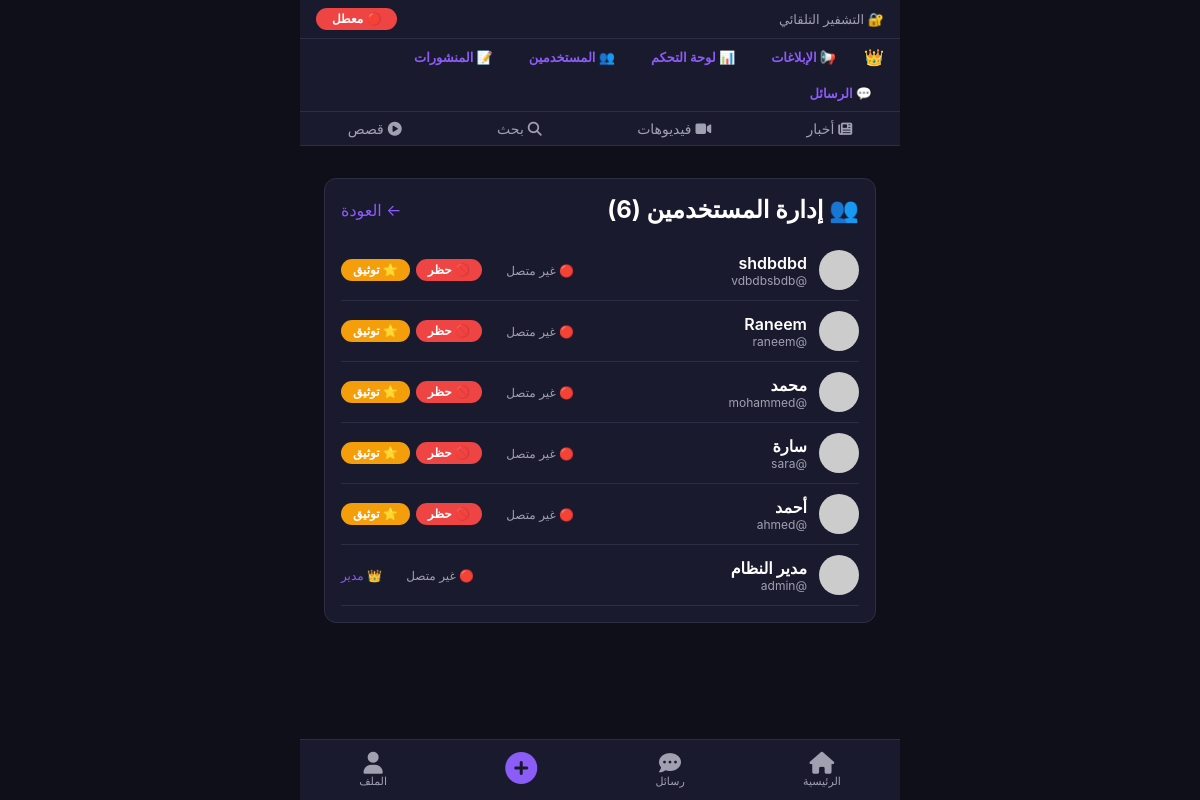
Page /admin/users (signed in) on the committed database.
### models.py (models this page shows, shortened)
class User(UserMixin, db.Model):
    __tablename__ = 'users'
    id = db.Column(db.Integer, primary_key=True)
    is_super_admin = db.Column(db.Boolean, default=False)  # ✅ حساب المدير الرئيسي
    username = db.Column(db.String(80), unique=True, nullable=False)
    email = db.Column(db.String(120), unique=True, nullable=False)
    password = db.Column(db.String(200), nullable=False)
    full_name = db.Column(db.String(100), nullable=False)
    avatar = db.Column(db.String(200), default='https://i.pravatar.cc/150?img=1')
    online = db.Column(db.Boolean, default=False)
    is_admin = db.Column(db.Boolean, default=False)
    is_banned = db.Column(db.Boolean, default=False)
    verified = db.Column(db.Boolean, default=False)
    reset_token = db.Column(db.String(100), nullable=True)
    reset_token_expiry = db.Column(db.DateTime, nullable=True)
    encryption_enabled = db.Column(db.Boolean, default=False)
    created_at = db.Column(db.DateTime, default=datetime.utcnow)
    posts = db.relationship('Post', backref='author', lazy=True)

### routes/admin.py (the view)
@admin_bp.route('/users')
@login_required
def users():
    if not admin_required():
        return redirect(url_for('pages.index'))
    all_users = User.query.order_by(User.created_at.desc()).all()
    return render_template('admin_users.html', user=current_user, users=all_users)

### app.py (called while the page is built)
@login_manager.user_loader
def load_user(user_id):
    return User.query.get(int(user_id))

### routes/admin.py (called while the page is built)
def admin_required():
    if not current_user.is_authenticated or not current_user.is_admin:
        return False
    return True

### templates/admin_users.html (shortened to what this page needs)
{% extends "base.html" %}
{% block content %}
<div style="padding:12px;">
    <div style="background:#1A1A2E;border-radius:12px;padding:16px;border:1px solid #2D2D44;">
        <div style="display:flex;justify-content:space-between;align-items:center;margin-bottom:16px;">
            <h2>👥 إدارة المستخدمين ({{ users|length }})</h2>
            <a href="{{ url_for('admin.dashboard') }}" style="color:#8B5CF6;text-decoration:none;">← العودة</a>
        </div>
        {% for u in users %}
        <div style="display:flex;align-items:center;gap:12px;padding:10px 0;border-bottom:1px solid #2D2D44;flex-wrap:wrap;">
            <img src="{{ u.avatar }}" style="width:40px;height:40px;border-radius:50%;object-fit:cover;">
            <div style="flex:1;min-width:120px;">
                <div style="font-weight:600;">{{ u.full_name }}</div>
                <div style="font-size:12px;color:#A0A0B0;">@{{ u.username }}</div>
            </div>
            <div style="font-size:12px;color:#A0A0B0;min-width:80px;">
                {% if u.online %}🟢 متصل{% else %}🔴 غير متصل{% endif %}
            </div>
            <div style="display:flex;gap:6px;flex-wrap:wrap;">
                {% if not u.is_admin %}
                <button onclick="toggleBan({{ u.id }})" id="banBtn-{{ u.id }}" style="padding:4px 12px;border-radius:12px;border:none;font-size:12px;font-weight:600;cursor:pointer;background:{% if u.is_banned %}#10B981{% else %}#EF4444{% endif %};color:white;">
                    {% if u.is_banned %}🚫 الغاء حظر{% else %}🚫 حظر{% endif %}
                </button>
                <button onclick="toggleVerify({{ u.id }})" id="verifyBtn-{{ u.id }}" style="padding:4px 12px;border-radius:12px;border:none;font-size:12px;font-weight:600;cursor:pointer;background:{% if u.verified %}#10B981{% else %}#F59E0B{% endif %};color:white;">
                    {% if u.verified %}✅ موثق{% else %}⭐ توثيق{% endif %}
                </button>
                {% else %}
                <span style="font-size:12px;color:#8B5CF6;">👑 مدير</span>
                {% endif %}
            </div>
        </div>
        {% endfor %}
    </div>
</div>
{% endblock %}

### templates/base.html (style rules this page uses)
* { margin:0;padding:0;box-sizing:border-box }
body { font-family:-apple-system,BlinkMacSystemFont,'Segoe UI',Roboto,Arial,sans-serif;background:#0F0F1A;color:#fff;direction:rtl;padding:0;max-width:600px;margin:0 auto;padding-bottom:80px }

### rows in the picture
User: full_name "shdbdbd", username "vdbdbsbdb", online "🔴 غير متصل", is_banned "🚫 حظر", verified "⭐ توثيق"
User: full_name "Raneem", username "raneem", online "🔴 غير متصل", is_banned "🚫 حظر", verified "⭐ توثيق"
User: full_name "محمد", username "mohammed", online "🔴 غير متصل", is_banned "🚫 حظر", verified "⭐ توثيق"
User: full_name "سارة", username "sara", online "🔴 غير متصل", is_banned "🚫 حظر", verified "⭐ توثيق"
User: full_name "أحمد", username "ahmed", online "🔴 غير متصل", is_banned "🚫 حظر", verified "⭐ توثيق"
User: full_name "مدير النظام", username "admin", online "🔴 غير متصل", is_admin "👑 مدير"

### other values in the picture
{{ users|length }} "6"
